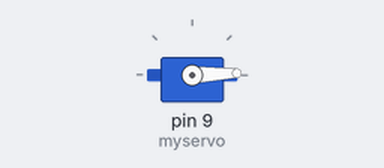
A sketch run on a simulated Arduino Uno, built with avr-gcc and run on an emulated ATmega328P. On the bench: servo.

Above: at 0.05 s.
At 1.75 s:
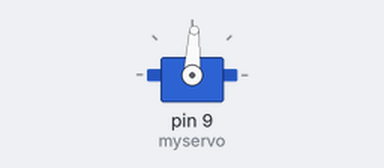
At 3.45 s:
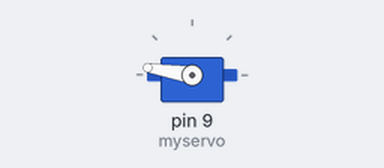
At 6.9 s:
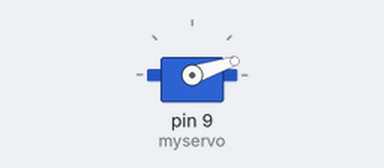
Timing chart, 0 to 9.4 s (numbered marks = the images above):
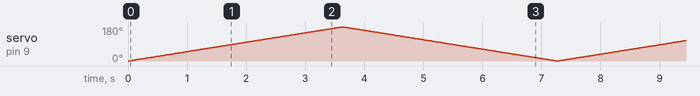

The sketch:

servo.ino
```cpp
#include <Servo.h>

Servo myservo; //crea el objeto servo
int angle = 0; //pos del servo


void setup()
{
  myservo.attach(9); //vincula el servo al pin digital
}

void loop()
{
  //varia pos de 0 a 180, con esperas de 15ms
  for (angle = 0 ; angle <= 180; angle += 1)
  {
    myservo.write(angle);
    delay(20);
  }
  //varia la pos de 0 a 180, con esperas de 15ms
  for (angle = 180; angle >= 0; angle -=1)
  {
    myservo.write(angle);
    delay(20);
  }
}
```
